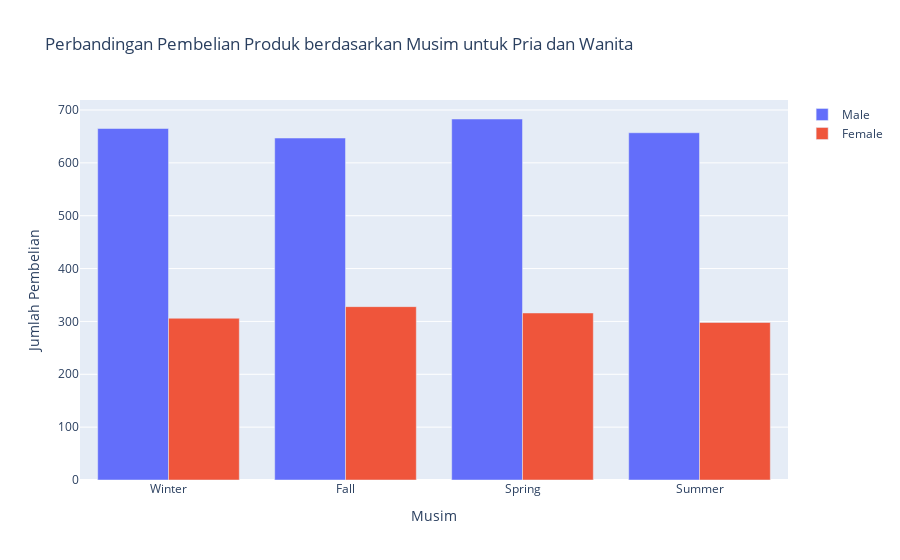

Notebook code cell kept with this figure:
### Code cell
# Menghitung musim untuk pria dan wanita
male_season_counts = data_male['Season'].value_counts()
female_season_counts = data_female['Season'].value_counts()

# Menyamakan kategori untuk pria dan wanita agar data bisa dibandingkan
categories = list(set(male_season_counts.index) | set(female_season_counts.index))  # Menggabungkan kategori unik
male_counts = [male_season_counts.get(season, 0) for season in categories]
female_counts = [female_season_counts.get(season, 0) for season in categories]

# Membuat bar chart
fig = go.Figure(data=[
    go.Bar(name='Male', x=categories, y=male_counts),
    go.Bar(name='Female', x=categories, y=female_counts)
])

# Menambahkan judul dan label
fig.update_layout(
    title='Perbandingan Pembelian Produk berdasarkan Musim untuk Pria dan Wanita',
    xaxis_title='Musim',
    yaxis_title='Jumlah Pembelian',
    barmode='group'  # Menggunakan grup bar chart
)

# Menampilkan plot
fig.show()

### Figure 1 — Plotly figure (JSON) as saved in the notebook; plotly's stock layout.template omitted (floating-point values rounded to 4 significant figures)
{"data": [{"name": "Male", "type": "bar", "x": ["Winter", "Fall", "Spring", "Summer"], "y": [665, 647, 683, 657]}, {"name": "Female", "type": "bar", "x": ["Winter", "Fall", "Spring", "Summer"], "y": [306, 328, 316, 298]}], "layout": {"barmode": "group", "title": {"text": "Perbandingan Pembelian Produk berdasarkan Musim untuk Pria dan Wanita"}, "xaxis": {"title": {"text": "Musim"}}, "yaxis": {"title": {"text": "Jumlah Pembelian"}}}}
